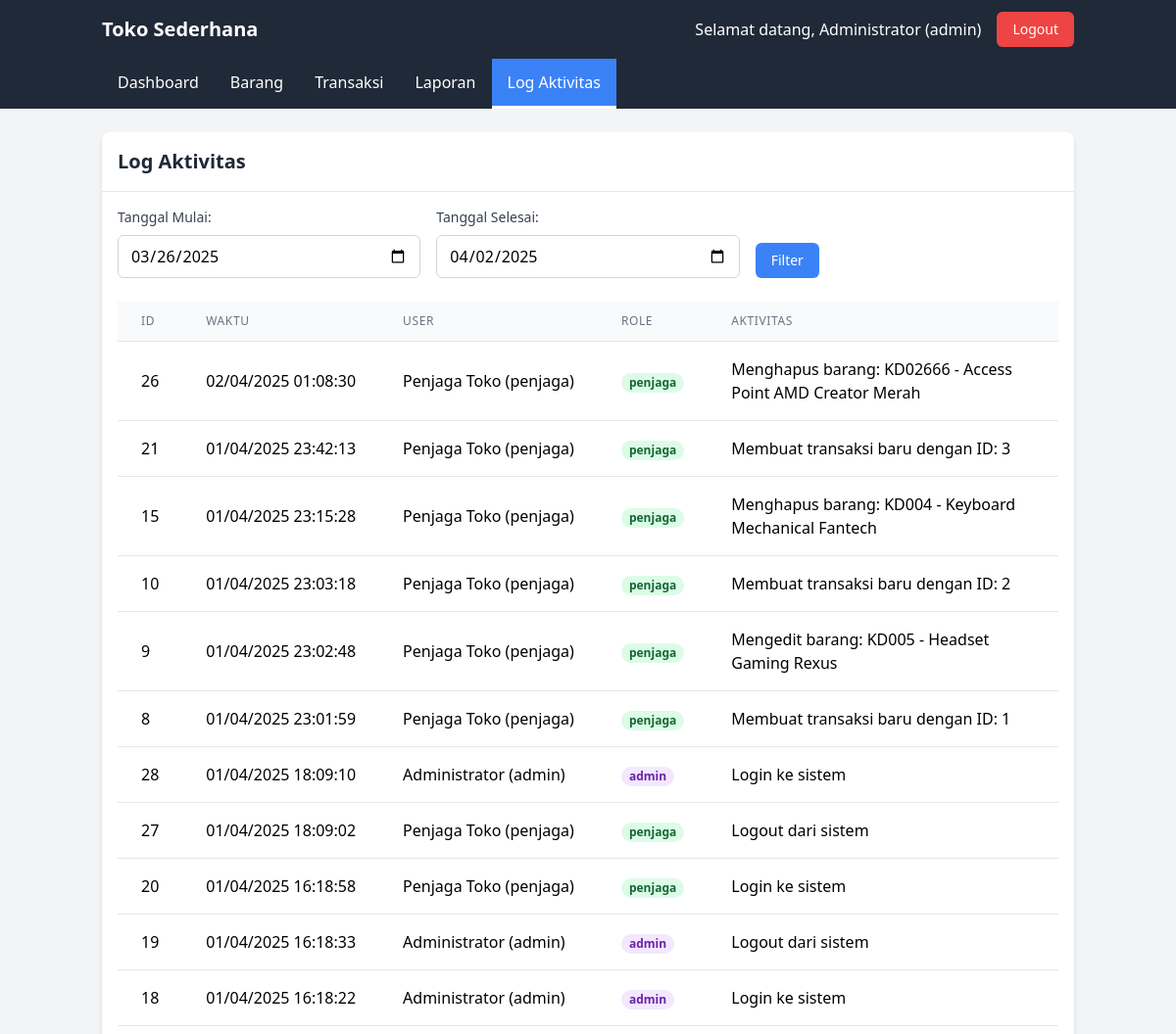
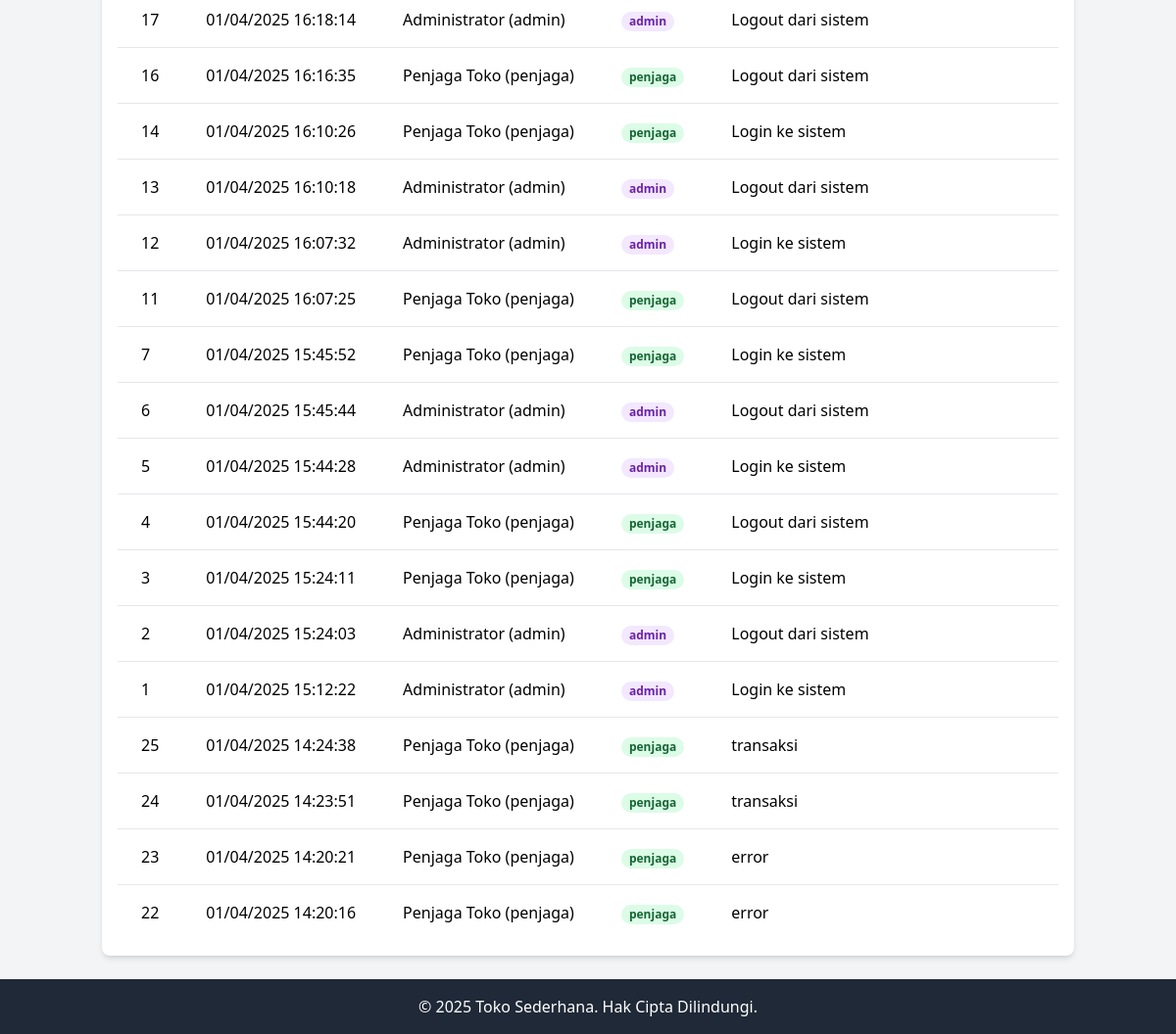
The page /log/log.php (signed in) on the database its author committed (2 pictures, top to bottom).
### tables this page shows
CREATE TABLE `log_aktivitas` (
  `id` int NOT NULL,
  `user_id` int NOT NULL,
  `aktivitas` varchar(255) NOT NULL,
  `timestamp` datetime NOT NULL
);

CREATE TABLE `users` (
  `id` int NOT NULL,
  `username` varchar(50) NOT NULL,
  `password` varchar(255) NOT NULL,
  `nama` varchar(100) NOT NULL,
  `role` enum('admin','penjaga') NOT NULL,
  `created_at` timestamp NULL DEFAULT CURRENT_TIMESTAMP,
  `remember_token` varchar(64) DEFAULT NULL
);

### log/log.php (the view, shortened to what this page needs)
<?php
require_once '../db.php';
$tgl_mulai = isset($_GET['tgl_mulai']) ? $_GET['tgl_mulai'] : date('Y-m-d', strtotime('-7 days'));
$tgl_selesai = isset($_GET['tgl_selesai']) ? $_GET['tgl_selesai'] : date('Y-m-d');
$where_clause = "WHERE DATE(l.timestamp) BETWEEN '$tgl_mulai' AND '$tgl_selesai'";
$query = "SELECT l.id, l.aktivitas, l.timestamp, u.nama, u.username, u.role
          FROM log_aktivitas l
          JOIN users u ON l.user_id = u.id
          $where_clause
          ORDER BY l.timestamp DESC";
$result = mysqli_query($conn, $query);
include '../header.php';
?>
<div class="bg-white rounded-lg shadow-md overflow-hidden">
    <div class="flex justify-between items-center p-4 border-b border-gray-200">
        <h1 class="text-xl font-semibold text-gray-800">Log Aktivitas</h1>
    </div>
    <div class="p-4">
        <form action="" method="get" class="mb-6">
            <div class="grid grid-cols-1 md:grid-cols-3 gap-4 items-end">
                <div>
                    <label for="tgl_mulai" class="block text-gray-700 text-sm font-medium mb-2">Tanggal Mulai:</label>
                    <input type="date" id="tgl_mulai" name="tgl_mulai" value="<?php echo $tgl_mulai; ?>"
                           class="w-full px-3 py-2 border border-gray-300 rounded-md focus:outline-none focus:ring-2 focus:ring-primary">
                </div>
                <div>
                    <label for="tgl_selesai" class="block text-gray-700 text-sm font-medium mb-2">Tanggal Selesai:</label>
                    <input type="date" id="tgl_selesai" name="tgl_selesai" value="<?php echo $tgl_selesai; ?>"
                           class="w-full px-3 py-2 border border-gray-300 rounded-md focus:outline-none focus:ring-2 focus:ring-primary">
                </div>
                <div>
                    <button type="submit" class="bg-info hover:bg-blue-600 text-white px-4 py-2 rounded-md text-sm transition duration-300 w-full md:w-auto">Filter</button>
                </div>
            </div>
        </form>
        <div class="overflow-x-auto">
            <table class="min-w-full divide-y divide-gray-200">
                <thead class="bg-gray-50">
                    <tr>
                        <th class="px-6 py-3 text-left text-xs font-medium text-gray-500 uppercase tracking-wider">ID</th>
                        <th class="px-6 py-3 text-left text-xs font-medium text-gray-500 uppercase tracking-wider">Waktu</th>
                        <th class="px-6 py-3 text-left text-xs font-medium text-gray-500 uppercase tracking-wider">User</th>
                        <th class="px-6 py-3 text-left text-xs font-medium text-gray-500 uppercase tracking-wider">Role</th>
                        <th class="px-6 py-3 text-left text-xs font-medium text-gray-500 uppercase tracking-wider">Aktivitas</th>
                    </tr>
                </thead>
                <tbody class="bg-white divide-y divide-gray-200">
                    <?php if (mysqli_num_rows($result) > 0): ?>
                        <?php while ($row = mysqli_fetch_assoc($result)): ?>
                            <tr class="hover:bg-gray-50">
                                <td class="px-6 py-4 whitespace-nowrap"><?php echo $row['id']; ?></td>
                                <td class="px-6 py-4 whitespace-nowrap"><?php echo date('d/m/Y H:i:s', strtotime($row['timestamp'])); ?></td>
                                <td class="px-6 py-4 whitespace-nowrap"><?php echo $row['nama'] . ' (' . $row['username'] . ')'; ?></td>
                                <td class="px-6 py-4 whitespace-nowrap">
                                    <span class="px-2 inline-flex text-xs leading-5 font-semibold rounded-full
                                          <?php echo $row['role'] == 'admin' ? 'bg-purple-100 text-purple-800' : 'bg-green-100 text-green-800'; ?>">
                                        <?php echo $row['role']; ?>
                                    </span>
                                </td>
                                <td class="px-6 py-4"><?php echo $row['aktivitas']; ?></td>
                            </tr>
                        <?php endwhile; ?>
                    <?php else: ?>
                        <tr>
                            <td colspan="5" class="px-6 py-4 text-center text-gray-500">Tidak ada data log aktivitas</td>
                        </tr>
                    <?php endif; ?>
                </tbody>
            </table>
        </div>
    </div>
</div>
<?php
include '../footer.php';
?>

### rows shown on the page
log_aktivitas: id "26", timestamp "02/04/2025 01:08:30", user.nama "Penjaga Toko", user.username "penjaga", user.role "penjaga", aktivitas "Menghapus barang: KD02666 - Access Point AMD Creator Merah"
log_aktivitas: id "21", timestamp "01/04/2025 23:42:13", user.nama "Penjaga Toko", user.username "penjaga", user.role "penjaga", aktivitas "Membuat transaksi baru dengan ID: 3"
log_aktivitas: id "15", timestamp "01/04/2025 23:15:28", user.nama "Penjaga Toko", user.username "penjaga", user.role "penjaga", aktivitas "Menghapus barang: KD004 - Keyboard Mechanical Fantech"
log_aktivitas: id "10", timestamp "01/04/2025 23:03:18", user.nama "Penjaga Toko", user.username "penjaga", user.role "penjaga", aktivitas "Membuat transaksi baru dengan ID: 2"
log_aktivitas: id "9", timestamp "01/04/2025 23:02:48", user.nama "Penjaga Toko", user.username "penjaga", user.role "penjaga", aktivitas "Mengedit barang: KD005 - Headset Gaming Rexus"
log_aktivitas: id "8", timestamp "01/04/2025 23:01:59", user.nama "Penjaga Toko", user.username "penjaga", user.role "penjaga", aktivitas "Membuat transaksi baru dengan ID: 1"
log_aktivitas: id "28", timestamp "01/04/2025 18:09:10", user.nama "Administrator", user.username "admin", user.role "admin", aktivitas "Login ke sistem"
log_aktivitas: id "27", timestamp "01/04/2025 18:09:02", user.nama "Penjaga Toko", user.username "penjaga", user.role "penjaga", aktivitas "Logout dari sistem"
log_aktivitas: id "20", timestamp "01/04/2025 16:18:58", user.nama "Penjaga Toko", user.username "penjaga", user.role "penjaga", aktivitas "Login ke sistem"
log_aktivitas: id "19", timestamp "01/04/2025 16:18:33", user.nama "Administrator", user.username "admin", user.role "admin", aktivitas "Logout dari sistem"
log_aktivitas: id "18", timestamp "01/04/2025 16:18:22", user.nama "Administrator", user.username "admin", user.role "admin", aktivitas "Login ke sistem"
log_aktivitas: id "17", timestamp "01/04/2025 16:18:14", user.nama "Administrator", user.username "admin", user.role "admin", aktivitas "Logout dari sistem"
log_aktivitas: id "16", timestamp "01/04/2025 16:16:35", user.nama "Penjaga Toko", user.username "penjaga", user.role "penjaga", aktivitas "Logout dari sistem"
log_aktivitas: id "14", timestamp "01/04/2025 16:10:26", user.nama "Penjaga Toko", user.username "penjaga", user.role "penjaga", aktivitas "Login ke sistem"
log_aktivitas: id "13", timestamp "01/04/2025 16:10:18", user.nama "Administrator", user.username "admin", user.role "admin", aktivitas "Logout dari sistem"
log_aktivitas: id "12", timestamp "01/04/2025 16:07:32", user.nama "Administrator", user.username "admin", user.role "admin", aktivitas "Login ke sistem"
log_aktivitas: id "11", timestamp "01/04/2025 16:07:25", user.nama "Penjaga Toko", user.username "penjaga", user.role "penjaga", aktivitas "Logout dari sistem"
log_aktivitas: id "7", timestamp "01/04/2025 15:45:52", user.nama "Penjaga Toko", user.username "penjaga", user.role "penjaga", aktivitas "Login ke sistem"
log_aktivitas: id "6", timestamp "01/04/2025 15:45:44", user.nama "Administrator", user.username "admin", user.role "admin", aktivitas "Logout dari sistem"
log_aktivitas: id "5", timestamp "01/04/2025 15:44:28", user.nama "Administrator", user.username "admin", user.role "admin", aktivitas "Login ke sistem"
log_aktivitas: id "4", timestamp "01/04/2025 15:44:20", user.nama "Penjaga Toko", user.username "penjaga", user.role "penjaga", aktivitas "Logout dari sistem"
log_aktivitas: id "3", timestamp "01/04/2025 15:24:11", user.nama "Penjaga Toko", user.username "penjaga", user.role "penjaga", aktivitas "Login ke sistem"
log_aktivitas: id "2", timestamp "01/04/2025 15:24:03", user.nama "Administrator", user.username "admin", user.role "admin", aktivitas "Logout dari sistem"
log_aktivitas: id "1", timestamp "01/04/2025 15:12:22", user.nama "Administrator", user.username "admin", user.role "admin", aktivitas "Login ke sistem"
log_aktivitas: id "25", timestamp "01/04/2025 14:24:38", user.nama "Penjaga Toko", user.username "penjaga", user.role "penjaga", aktivitas "transaksi"
log_aktivitas: id "24", timestamp "01/04/2025 14:23:51", user.nama "Penjaga Toko", user.username "penjaga", user.role "penjaga", aktivitas "transaksi"
log_aktivitas: id "23", timestamp "01/04/2025 14:20:21", user.nama "Penjaga Toko", user.username "penjaga", user.role "penjaga", aktivitas "error"
log_aktivitas: id "22", timestamp "01/04/2025 14:20:16", user.nama "Penjaga Toko", user.username "penjaga", user.role "penjaga", aktivitas "error"

### other values the page prints
$_SESSION['nama'] "Administrator"
$_SESSION['role'] "admin"
